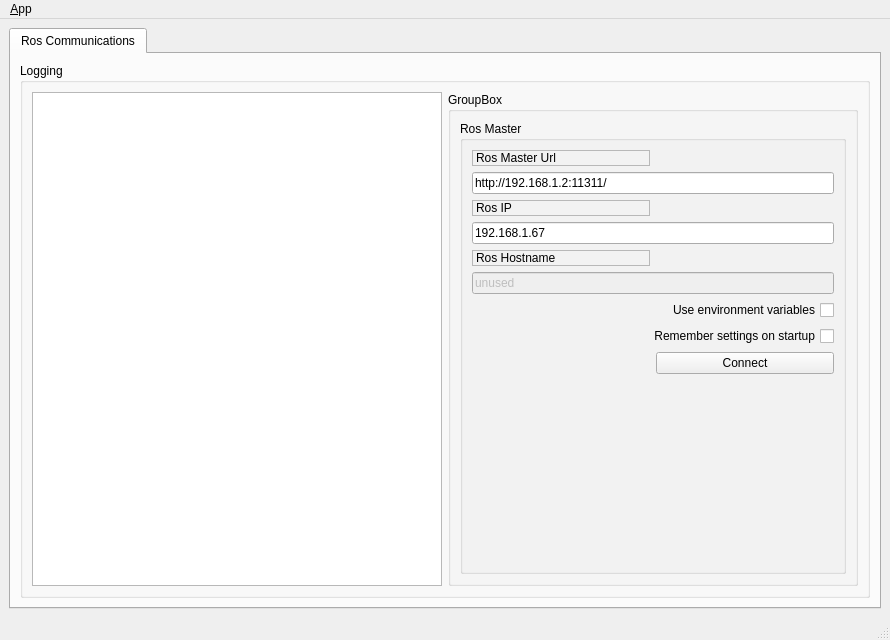
<?xml version="1.0" encoding="UTF-8"?>
<ui version="4.0">
 <class>MainWindowDesign</class>
 <widget class="QMainWindow" name="MainWindowDesign">
  <property name="geometry">
   <rect>
    <x>0</x>
    <y>0</y>
    <width>890</width>
    <height>640</height>
   </rect>
  </property>
  <property name="windowTitle">
   <string>QRosApp</string>
  </property>
  <property name="windowIcon">
   <iconset resource="../resources/images.qrc">
    <normaloff>:/images/icon.png</normaloff>:/images/icon.png</iconset>
  </property>
  <property name="locale">
   <locale language="English" country="Australia"/>
  </property>
  <widget class="QWidget" name="centralwidget">
   <layout class="QVBoxLayout" name="verticalLayout_5">
    <item>
     <widget class="QTabWidget" name="tab_manager">
      <property name="minimumSize">
       <size>
        <width>100</width>
        <height>0</height>
       </size>
      </property>
      <property name="locale">
       <locale language="English" country="Australia"/>
      </property>
      <property name="currentIndex">
       <number>0</number>
      </property>
      <widget class="QWidget" name="tab_status">
       <attribute name="title">
        <string>Ros Communications</string>
       </attribute>
       <layout class="QVBoxLayout" name="verticalLayout_2">
        <item>
         <widget class="QGroupBox" name="groupBox_12">
          <property name="sizePolicy">
           <sizepolicy hsizetype="MinimumExpanding" vsizetype="Preferred">
            <horstretch>0</horstretch>
            <verstretch>0</verstretch>
           </sizepolicy>
          </property>
          <property name="title">
           <string>Logging</string>
          </property>
          <layout class="QGridLayout" name="gridLayout_3">
           <item row="0" column="0">
            <widget class="QListView" name="view_logging"/>
           </item>
           <item row="0" column="1">
            <widget class="QGroupBox" name="groupBox">
             <property name="title">
              <string>GroupBox</string>
             </property>
             <layout class="QVBoxLayout" name="verticalLayout_4">
              <item>
               <widget class="QGroupBox" name="groupBox_2">
                <property name="title">
                 <string>Ros Master</string>
                </property>
                <layout class="QGridLayout" name="gridLayout">
                 <item row="7" column="0" colspan="2">
                  <widget class="QCheckBox" name="checkbox_remember_settings">
                   <property name="layoutDirection">
                    <enum>Qt::RightToLeft</enum>
                   </property>
                   <property name="text">
                    <string>Remember settings on startup</string>
                   </property>
                  </widget>
                 </item>
                 <item row="2" column="0">
                  <widget class="QLabel" name="label_2">
                   <property name="frameShape">
                    <enum>QFrame::StyledPanel</enum>
                   </property>
                   <property name="frameShadow">
                    <enum>QFrame::Raised</enum>
                   </property>
                   <property name="text">
                    <string>Ros IP</string>
                   </property>
                  </widget>
                 </item>
                 <item row="9" column="0">
                  <spacer name="horizontalSpacer">
                   <property name="orientation">
                    <enum>Qt::Horizontal</enum>
                   </property>
                   <property name="sizeHint" stdset="0">
                    <size>
                     <width>170</width>
                     <height>21</height>
                    </size>
                   </property>
                  </spacer>
                 </item>
                 <item row="6" column="0" colspan="2">
                  <widget class="QCheckBox" name="checkbox_use_environment">
                   <property name="layoutDirection">
                    <enum>Qt::RightToLeft</enum>
                   </property>
                   <property name="text">
                    <string>Use environment variables</string>
                   </property>
                  </widget>
                 </item>
                 <item row="1" column="0" colspan="2">
                  <widget class="QLineEdit" name="line_edit_master">
                   <property name="text">
                    <string>http://192.168.1.2:11311/</string>
                   </property>
                  </widget>
                 </item>
                 <item row="0" column="0">
                  <widget class="QLabel" name="label">
                   <property name="frameShape">
                    <enum>QFrame::StyledPanel</enum>
                   </property>
                   <property name="frameShadow">
                    <enum>QFrame::Raised</enum>
                   </property>
                   <property name="text">
                    <string>Ros Master Url</string>
                   </property>
                  </widget>
                 </item>
                 <item row="5" column="0" colspan="2">
                  <widget class="QLineEdit" name="line_edit_topic">
                   <property name="enabled">
                    <bool>false</bool>
                   </property>
                   <property name="text">
                    <string>unused</string>
                   </property>
                  </widget>
                 </item>
                 <item row="3" column="0" colspan="2">
                  <widget class="QLineEdit" name="line_edit_host">
                   <property name="text">
                    <string>192.168.1.67</string>
                   </property>
                  </widget>
                 </item>
                 <item row="9" column="1">
                  <widget class="QPushButton" name="button_connect">
                   <property name="enabled">
                    <bool>true</bool>
                   </property>
                   <property name="sizePolicy">
                    <sizepolicy hsizetype="MinimumExpanding" vsizetype="Fixed">
                     <horstretch>0</horstretch>
                     <verstretch>0</verstretch>
                    </sizepolicy>
                   </property>
                   <property name="toolTip">
                    <string>Set the target to the current joint trajectory state.</string>
                   </property>
                   <property name="statusTip">
                    <string>Clear all waypoints and set the target to the current joint trajectory state.</string>
                   </property>
                   <property name="text">
                    <string>Connect</string>
                   </property>
                  </widget>
                 </item>
                 <item row="4" column="0">
                  <widget class="QLabel" name="label_3">
                   <property name="frameShape">
                    <enum>QFrame::StyledPanel</enum>
                   </property>
                   <property name="frameShadow">
                    <enum>QFrame::Raised</enum>
                   </property>
                   <property name="text">
                    <string>Ros Hostname</string>
                   </property>
                  </widget>
                 </item>
                 <item row="10" column="0">
                  <spacer name="verticalSpacer">
                   <property name="orientation">
                    <enum>Qt::Vertical</enum>
                   </property>
                   <property name="sizeHint" stdset="0">
                    <size>
                     <width>20</width>
                     <height>40</height>
                    </size>
                   </property>
                  </spacer>
                 </item>
                </layout>
               </widget>
              </item>
             </layout>
            </widget>
           </item>
          </layout>
         </widget>
        </item>
       </layout>
      </widget>
     </widget>
    </item>
   </layout>
  </widget>
  <widget class="QMenuBar" name="menubar">
   <property name="geometry">
    <rect>
     <x>0</x>
     <y>0</y>
     <width>890</width>
     <height>26</height>
    </rect>
   </property>
   <widget class="QMenu" name="menu_File">
    <property name="title">
     <string>&amp;App</string>
    </property>
    <addaction name="action_Preferences"/>
    <addaction name="separator"/>
    <addaction name="actionAbout"/>
    <addaction name="actionAbout_Qt"/>
    <addaction name="separator"/>
    <addaction name="action_Quit"/>
   </widget>
   <addaction name="menu_File"/>
  </widget>
  <widget class="QStatusBar" name="statusbar"/>
  <action name="action_Quit">
   <property name="text">
    <string>&amp;Quit</string>
   </property>
   <property name="shortcut">
    <string>Ctrl+Q</string>
   </property>
   <property name="shortcutContext">
    <enum>Qt::ApplicationShortcut</enum>
   </property>
  </action>
  <action name="action_Preferences">
   <property name="text">
    <string>&amp;Preferences</string>
   </property>
  </action>
  <action name="actionAbout">
   <property name="text">
    <string>&amp;About</string>
   </property>
  </action>
  <action name="actionAbout_Qt">
   <property name="text">
    <string>About &amp;Qt</string>
   </property>
  </action>
 </widget>
 <resources>
  <include location="../resources/images.qrc"/>
 </resources>
 <connections>
  <connection>
   <sender>action_Quit</sender>
   <signal>triggered()</signal>
   <receiver>MainWindowDesign</receiver>
   <slot>close()</slot>
   <hints>
    <hint type="sourcelabel">
     <x>-1</x>
     <y>-1</y>
    </hint>
    <hint type="destinationlabel">
     <x>399</x>
     <y>299</y>
    </hint>
   </hints>
  </connection>
 </connections>
</ui>
